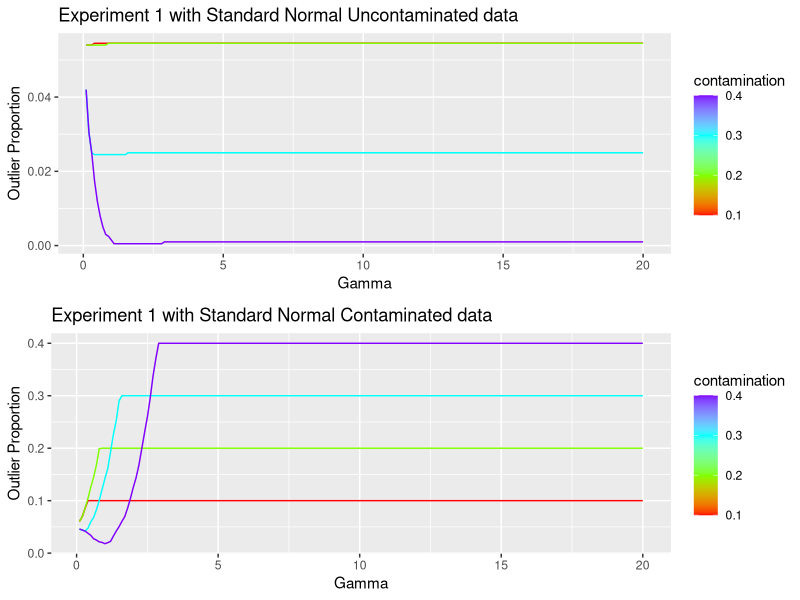
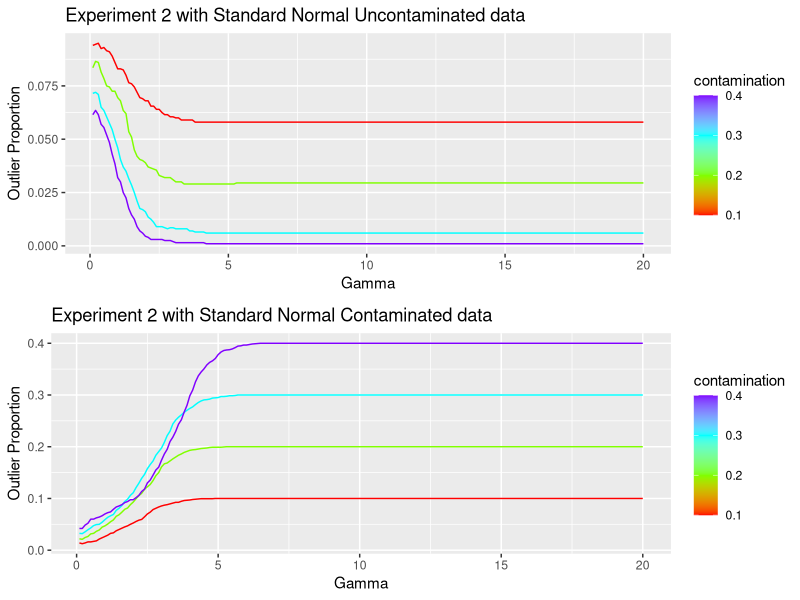
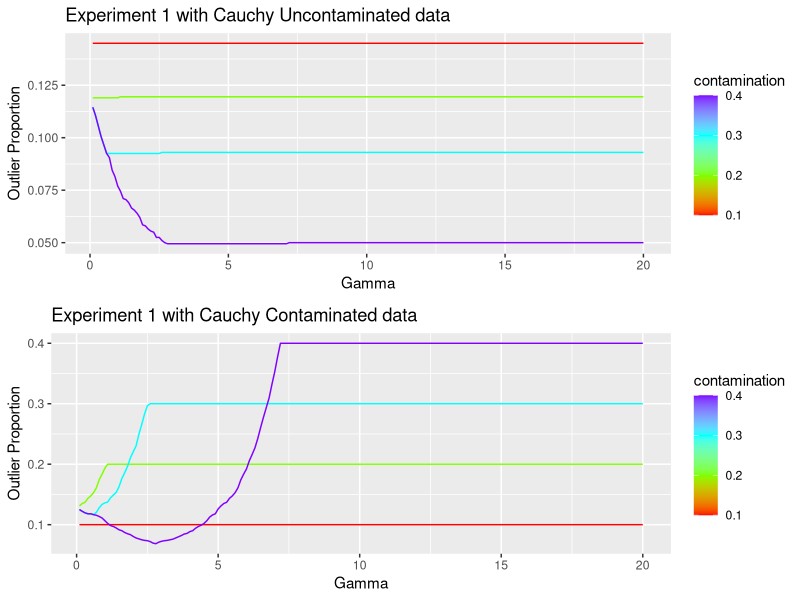
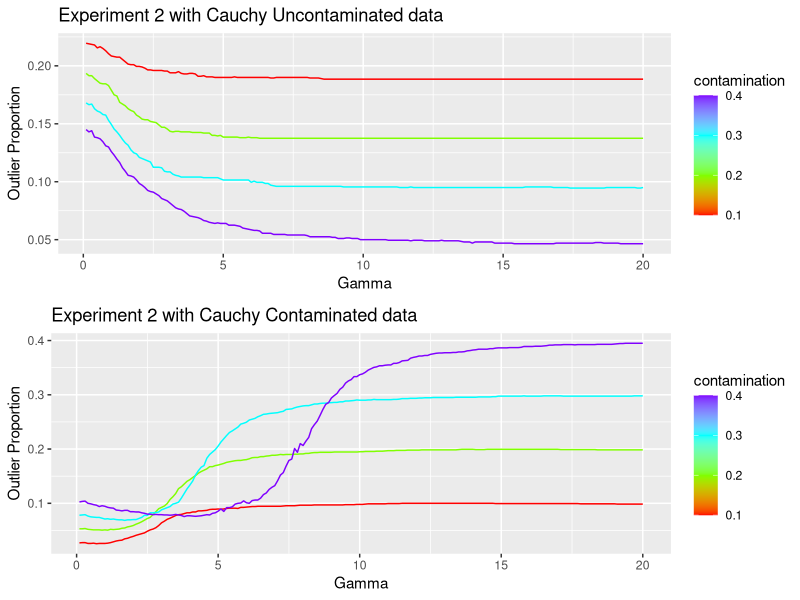

Recreate these plots in R, in order.
rm(list = ls())
cat("\014")  #clear Console
library(ggplot2)
set.seed(12345)


# Two experiments were conducted, with the difference between the experiments being the way
# the data was contaminated. In the first experiment, the data was contaminated by adding a
# constant gamma to the largest epsilon_n data values. In the second experiment, we add the
# gamma value to the largest epsilon_n/2 data values while simultaneously subtracting gamma
# from the smallest epsilon_n/2 data values, with epsilon being the fraction (or level) of
# contamination. Each experiment contains four levels of contamination of the data: 10, 20,
# 30 and 40 percent.
gamma <- 2

# total number of samples to be generated
nSample <- 2000

# fraction of contamination
epsilon <- c(0.1, 0.2, 0.3, 0.4)
ne <- length(epsilon)

# function to generate normal dist
ge.norm <- function(gamma, nSample, epsilon) {
  
  # nSample <- 2000 epsilon <- c(0.1,0.2,0.3,0.4)
  ne <- length(epsilon)
  
  # Generating the Experiments with STD.NORMAL.DIST ####
  exp1 <- rep(NA, ne)
  exp2 <- rep(NA, ne)
  data.norm1 <- matrix(NA, nSample, ne)
  data.norm2 <- matrix(NA, nSample, ne)
  
  for (i in 1:4) {
    # 1st Experiment
    set.seed(12345)
    
    # sorting the data so as to contaminate
    data.norm <- sort(rnorm(nSample))
    exp1[i] <- nSample * epsilon[i]
    N1 <- nSample - exp1[i]
    # the data was contaminated by adding a constant gamma to the largest epsilon_n data values.
    data.norm[N1:nSample] <- data.norm[N1:nSample] + gamma
    data.norm1[, i] <- data.norm
    # 2nd Experiment
    set.seed(12345)
    data.norm <- rnorm(nSample)
    exp2[i] <- (nSample * epsilon[i])/2
    N2 <- nSample - exp2[i]
    
    # we add the gamma value to the largest epsilon_n/2 data values while simultaneously
    # subtracting gamma from the smallest epsilon_n/2 data values
    data.norm[1:exp2[i]] <- data.norm[1:exp2[i]] - gamma
    data.norm[N2:nSample] <- data.norm[N2:nSample] + gamma
    data.norm2[, i] <- data.norm
  }
  return(list(data.norm1 = data.norm1, data.norm2 = data.norm2))
}
# function ends here


ge.cauchy <- function(gamma, nSample, epsilon) {
  
  # Generating the Experiments with CAUCHY.DIST ####
  
  ne <- length(epsilon)
  
  # Generating the Experiments with CAUCHY.DIST ####
  exp1 <- rep(NA, ne)
  exp2 <- rep(NA, ne)
  epsilon <- c(0.1, 0.2, 0.3, 0.4)
  data.cauchy1 <- matrix(NA, nSample, ne)
  data.cauchy2 <- matrix(NA, nSample, ne)
  for (i in 1:4) {
    # 1st Experiment
    set.seed(12345)
    data.cauchy <- sort(rcauchy(nSample))
    exp1[i] <- nSample * epsilon[i]
    N1 <- nSample - exp1[i]
    # the data was contaminated by adding a constant gamma to the largest epsilon_n data values.
    data.cauchy[N1:nSample] <- data.cauchy[N1:nSample] + gamma
    data.cauchy1[, i] <- data.cauchy
    # 2nd Experiment
    set.seed(12345)
    data.cauchy <- rcauchy(nSample)
    exp2[i] <- (nSample * epsilon[i])/2
    N2 <- nSample - exp2[i]
    
    # we add the gamma value to the largest epsilon_n/2 data values while simultaneously
    # subtracting gamma from the smallest epsilon_n/2 data values
    data.cauchy[1:exp2[i]] <- data.cauchy[1:exp2[i]] - gamma
    data.cauchy[N2:nSample] <- data.cauchy[N2:nSample] + gamma
    data.cauchy2[, i] <- data.cauchy
  }
  return(list(data.cauchy1 = data.cauchy1, data.cauchy2 = data.cauchy2))
  
}
# function ends here

# function to detect outliers
flag_outlier <- function(datax) {
  
  # initialize indicator error flag
  ind <- matrix(0, nrow(datax), ncol(datax))
  # chisq with 99% probability and 1 df
  c <- sqrt(qchisq(0.9, 1))
  
  # loop to flag outliers for all the columns
  for (count in 1:ncol(datax)) {
    # location and scale for a particular column
    m <- median(datax[, count])
    s <- mad(datax[, count])
    # indicator storing outliers
    ind[, count] <- ifelse(abs((datax[, count] - m)/s) > c, TRUE, FALSE)
  }
  return(ind = ind)
  
}

# function to convert wide form of data to long form. inbuilt reshape function is not
# customized for the project needs
reshape.plot <- function(datax, gamma_val) {
  plot.data <- data.frame((cbind(gamma_val, datax)))
  melted <- matrix(0, 800, 3)
  
  # gamma sequence
  melted[1:200, 1] <- gamma_val[1:200]
  melted[201:400, 1] <- gamma_val[1:200]
  melted[401:600, 1] <- gamma_val[1:200]
  melted[601:800, 1] <- gamma_val[1:200]
  
  # contamination sequence
  melted[1:200, 2] <- rep(0.1, 200, 1)
  melted[201:400, 2] <- rep(0.2, 200, 1)
  melted[401:600, 2] <- rep(0.3, 200, 1)
  melted[601:800, 2] <- rep(0.4, 200, 1)
  
  # proportion of outliers
  melted[1:200, 3] <- datax[, 1]/nSample
  melted[201:400, 3] <- datax[, 2]/nSample
  melted[401:600, 3] <- datax[, 3]/nSample
  melted[601:800, 3] <- datax[, 4]/nSample
  melted[, 1] <- as.numeric(melted[, 1])
  melted[, 2] <- as.numeric(melted[, 2])
  melted[, 3] <- as.numeric(melted[, 3])
  melted <- data.frame(melted)
  
  # return set
  names(melted) <- c("gamma", "contamination", "outliers")
  return(list(melted = melted))
}

# Question 1 For Normal Dist;clea
gamma_val <- rep(0, 200)

# to store the proportion
outlier.uncont.norm1 <- matrix(0, 200, ne)
outlier.cont.norm1 <- matrix(0, 200, ne)
outlier.uncont.norm2 <- matrix(0, 200, ne)
outlier.cont.norm2 <- matrix(0, 200, ne)

# sequence of contamination in experiment 2
seq1 <- c(1:100, 1901:2000)
seq2 <- c(1:200, 1801:2000)
seq3 <- c(1:300, 1701:2000)
seq4 <- c(1:400, 1601:2000)

# collect the outlier data
for (k in 1:200) {
  # indicator to store if the particular cell is an outlier
  indq1.norm1 <- matrix(NA, nSample, ne)
  indq1.norm2 <- matrix(NA, nSample, ne)
  
  # series of gamma values from 0 to 20 incremented by 0.1
  gamma_val[k] <- k * 0.1
  # experiments
  temp.norm <- ge.norm(gamma_val[k], nSample, epsilon)
  data.norm1 <- temp.norm$data.norm1
  data.norm2 <- temp.norm$data.norm2
  
  # call function to flag outlier
  indq1.norm1 <- flag_outlier(data.norm1)
  indq1.norm2 <- flag_outlier(data.norm2)
  # outlier details outlier.norm1[k,] <- colSums(indq1.norm1) outlier.norm2[k,] <-
  # colSums(indq1.norm2)
  
  
  # summing the indicators for false positives
  outlier.uncont.norm1[k, 1] <- sum(indq1.norm1[1:1800, 1])
  outlier.uncont.norm1[k, 2] <- sum(indq1.norm1[1:1600, 2])
  outlier.uncont.norm1[k, 3] <- sum(indq1.norm1[1:1400, 3])
  outlier.uncont.norm1[k, 4] <- sum(indq1.norm1[1:1200, 4])
  outlier.cont.norm1[k, 1] <- sum(indq1.norm1[1801:2000, 1])
  outlier.cont.norm1[k, 2] <- sum(indq1.norm1[1601:2000, 2])
  outlier.cont.norm1[k, 3] <- sum(indq1.norm1[1401:2000, 3])
  outlier.cont.norm1[k, 4] <- sum(indq1.norm1[1201:2000, 4])
  
  # summing the indicators for true positives
  outlier.uncont.norm2[k, 1] <- sum(indq1.norm2[101:1900, 1])
  outlier.uncont.norm2[k, 2] <- sum(indq1.norm2[201:1800, 2])
  outlier.uncont.norm2[k, 3] <- sum(indq1.norm2[301:1700, 3])
  outlier.uncont.norm2[k, 4] <- sum(indq1.norm2[401:1600, 4])
  outlier.cont.norm2[k, 1] <- sum(indq1.norm2[seq1, 1])
  outlier.cont.norm2[k, 2] <- sum(indq1.norm2[seq2, 2])
  outlier.cont.norm2[k, 3] <- sum(indq1.norm2[seq3, 3])
  outlier.cont.norm2[k, 4] <- sum(indq1.norm2[seq4, 4])
}

library(gridExtra)
# Plot outlier vs gamma for Standard Normal convert wide to long
longdata.uncont <- reshape.plot(outlier.uncont.norm1, gamma_val)$melted
longdata.cont <- reshape.plot(outlier.cont.norm1, gamma_val)$melted
# store the plot
p1 <- ggplot(longdata.uncont, aes(x = gamma, y = outliers, group = contamination, colour = contamination), 
             main = "Normal Dist") + geom_line() + scale_color_gradientn(colours = rainbow(4)) + xlab("Gamma") + 
  ylab("Outlier Proportion") + ggtitle("Experiment 1 with Standard Normal Uncontaminated data")
p2 <- ggplot(longdata.cont, aes(x = gamma, y = outliers, group = contamination, colour = contamination), 
             main = "Normal Dist") + geom_line() + scale_color_gradientn(colours = rainbow(4)) + xlab("Gamma") + 
  ylab("Outlier Proportion") + ggtitle("Experiment 1 with Standard Normal Contaminated data")
grid.arrange(p1, p2)

# convert wide to long
longdata.uncont <- reshape.plot(outlier.uncont.norm2, gamma_val)$melted
longdata.cont <- reshape.plot(outlier.cont.norm2, gamma_val)$melted
p1 <- ggplot(longdata.uncont, aes(x = gamma, y = outliers, group = contamination, colour = contamination), 
             main = "Normal Dist") + geom_line() + scale_color_gradientn(colours = rainbow(4)) + xlab("Gamma") + 
  ylab("Outlier Proportion") + ggtitle("Experiment 2 with Standard Normal Uncontaminated data")
p2 <- ggplot(longdata.cont, aes(x = gamma, y = outliers, group = contamination, colour = contamination), 
             main = "Normal Dist") + geom_line() + scale_color_gradientn(colours = rainbow(4)) + xlab("Gamma") + 
  ylab("Outlier Proportion") + ggtitle("Experiment 2 with Standard Normal Contaminated data")
grid.arrange(p1, p2)

# Question 1 For Cauchy Dist;
outlier.uncont.cauchy1 <- matrix(0, 200, ne)
outlier.cont.cauchy1 <- matrix(0, 200, ne)
outlier.uncont.cauchy2 <- matrix(0, 200, ne)
outlier.cont.cauchy2 <- matrix(0, 200, ne)

# collect the outlier data
for (k in 1:200) {
  # indicator to store if the particular cell is an outlier
  indq1.cauchy1 <- matrix(NA, nSample, ne)
  indq1.cauchy2 <- matrix(NA, nSample, ne)
  # series of gamma values from 0 to 20 incremented by 0.1
  gamma_val[k] <- k * 0.1
  # experiments
  temp.cauchy <- ge.cauchy(gamma_val[k], nSample, epsilon)
  data.cauchy1 <- temp.cauchy$data.cauchy1
  data.cauchy2 <- temp.cauchy$data.cauchy2
  
  # call to flag outliers
  indq1.cauchy1 <- flag_outlier(data.cauchy1)
  indq1.cauchy2 <- flag_outlier(data.cauchy2)
  # outlier details
  
  # to count the number of false positives
  outlier.uncont.cauchy1[k, 1] <- sum(indq1.cauchy1[1:1800, 1])
  outlier.uncont.cauchy1[k, 2] <- sum(indq1.cauchy1[1:1600, 2])
  outlier.uncont.cauchy1[k, 3] <- sum(indq1.cauchy1[1:1400, 3])
  outlier.uncont.cauchy1[k, 4] <- sum(indq1.cauchy1[1:1200, 4])
  outlier.cont.cauchy1[k, 1] <- sum(indq1.cauchy1[1801:2000, 1])
  outlier.cont.cauchy1[k, 2] <- sum(indq1.cauchy1[1601:2000, 2])
  outlier.cont.cauchy1[k, 3] <- sum(indq1.cauchy1[1401:2000, 3])
  outlier.cont.cauchy1[k, 4] <- sum(indq1.cauchy1[1201:2000, 4])
  
  # to count the number of true positives
  outlier.uncont.cauchy2[k, 1] <- sum(indq1.cauchy2[101:1900, 1])
  outlier.uncont.cauchy2[k, 2] <- sum(indq1.cauchy2[201:1800, 2])
  outlier.uncont.cauchy2[k, 3] <- sum(indq1.cauchy2[301:1700, 3])
  outlier.uncont.cauchy2[k, 4] <- sum(indq1.cauchy2[401:1600, 4])
  outlier.cont.cauchy2[k, 1] <- sum(indq1.cauchy2[seq1, 1])
  outlier.cont.cauchy2[k, 2] <- sum(indq1.cauchy2[seq2, 2])
  outlier.cont.cauchy2[k, 3] <- sum(indq1.cauchy2[seq3, 3])
  outlier.cont.cauchy2[k, 4] <- sum(indq1.cauchy2[seq4, 4])
}

# Plot outlier vs gamma for Cauchy convert long to wide
longdata.uncont <- reshape.plot(outlier.uncont.cauchy1, gamma_val)$melted
longdata.cont <- reshape.plot(outlier.cont.cauchy1, gamma_val)$melted

# store plot
p1 <- ggplot(longdata.uncont, aes(x = gamma, y = outliers, group = contamination, colour = contamination), 
             main = "Normal Dist") + geom_line() + scale_color_gradientn(colours = rainbow(4)) + xlab("Gamma") + 
  ylab("Outlier Proportion") + ggtitle("Experiment 1 with Cauchy Uncontaminated data")
# store plot
p2 <- ggplot(longdata.cont, aes(x = gamma, y = outliers, group = contamination, colour = contamination), 
             main = "Normal Dist") + geom_line() + scale_color_gradientn(colours = rainbow(4)) + xlab("Gamma") + 
  ylab("Outlier Proportion") + ggtitle("Experiment 1 with Cauchy Contaminated data")
grid.arrange(p1, p2)

# convert long to wide
longdata.uncont <- reshape.plot(outlier.uncont.cauchy2, gamma_val)$melted
longdata.cont <- reshape.plot(outlier.cont.cauchy2, gamma_val)$melted
# store plot
p1 <- ggplot(longdata.uncont, aes(x = gamma, y = outliers, group = contamination, colour = contamination), 
             main = "Normal Dist") + geom_line() + scale_color_gradientn(colours = rainbow(4)) + xlab("Gamma") + 
  ylab("Outlier Proportion") + ggtitle("Experiment 2 with Cauchy Uncontaminated data")
# store plot
p2 <- ggplot(longdata.cont, aes(x = gamma, y = outliers, group = contamination, colour = contamination), 
             main = "Normal Dist") + geom_line() + scale_color_gradientn(colours = rainbow(4)) + xlab("Gamma") + 
  ylab("Outlier Proportion") + ggtitle("Experiment 2 with Cauchy Contaminated data")
grid.arrange(p1, p2) 